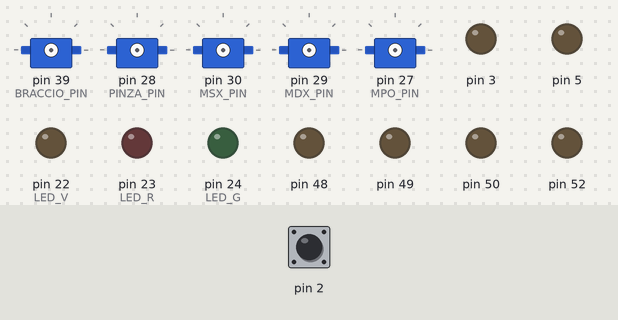
This program was run on a simulated Arduino Mega 2560, built with avr-gcc and run on an emulated ATmega2560. On the bench: 5 × servo, output pins drawn as LEDs (lit = HIGH). The inputs (shaded band) are chosen by the test bench; at power-on: pin 2 HIGH. What the program prints to the serial monitor is not drawn.

Above: at 0.1 s.
At 5.1 s:
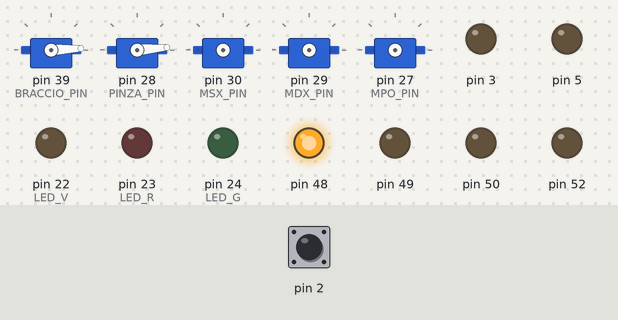
At 6.7 s:
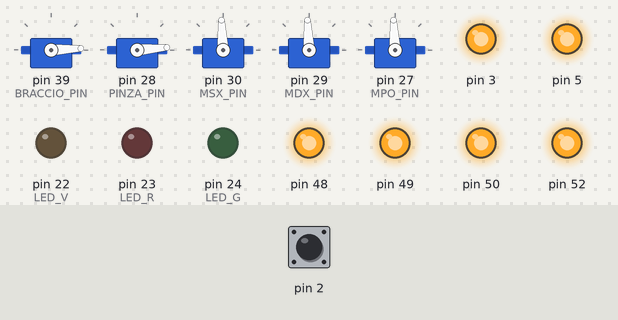
6.8 s: pin 2 pulled LOW for 0.15 s
Timing chart, 0 to 9.8 s (numbered marks = the images above; inputs shaded):
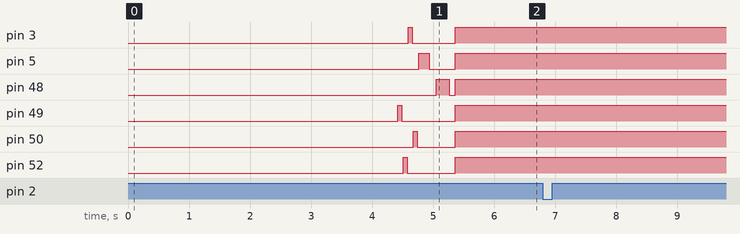

Measured:
- after the input at 6.8 s, every drawn part: stays the same

The program:

main.cpp
```cpp
#include <Arduino.h>
#include <sensorBoard.h>
#include <motori.h>
#include "robot.h"
#include "followLine.h"
#include "MultiClickButton.h"
#include "Funzioni.h"
#include <braccio.h>
#include <debug.h>
#include <lineLogic.h>
#include <tofManager.h>

BottomSensor IR_board;
Motori motori;
MultiClickButton button(BUTTON);
Braccio braccio;
tofManager tof_manager;

uint16_t timer = 0;  // Ridotto da long
uint16_t lastNoLineaTime = 0;  // Ridotto da long

void setup() {
    Serial.begin(115200);
    Serial1.begin(57600);
    Serial3.begin(115200);  // HC-05 a velocità massima

    // Inizializza il sistema di debug
    debug.begin(DEBUG_USB | DEBUG_BLUETOOTH);
    debug.setBluetoothSerial(&Serial3);

    // Inizializza il sensorBoard
    IR_board.start();
    debug.println("Sensor board inizializzata.");

    // Resetta lo stato PID
    resetPID();

    debug.println("Button inizializzato.");

    // Inizializza il button
    button.begin();

    // Configura il callback per il singolo click
    button.onSingleClick(singoloClick);
    button.onDoubleClick(doppioClick);
    button.onTripleClick(triploClick);

    braccio.init();
    debug.println("Braccio inizializzato.");

    tof_manager.init();
    debug.println("ToF Manager inizializzato.");

    motori.init();
    debug.println("Motori inizializzati.");

    braccio.riposo();

    motori.stop();

    pinMode(LED_R, OUTPUT);
    pinMode(LED_G, OUTPUT);
    pinMode(LED_V, OUTPUT);
}

void loop() {
    button.update();
/*
    // Controllo seriale Bluetooth
    if(Serial3.available()) {
        int valore = Serial3.read();
        if(valore == '1') {
            debug.println("Ricevuto comando 1");
            IR_board.utils.calibration();
        }
        else if(valore == '2') {
            // Azione per comando 2
            debug.println("Ricevuto comando 2");
            IR_board.utils.greenDxCalibration();
        }
        else if(valore == '3') {
            // Azione per comando 3
            debug.println("Ricevuto comando 3");
            IR_board.utils.greenSxCalibration();
        }
    }
*/
    if(!button.isPaused()) {
        gestisciLinea(statoLinea());
    }


}
```

robot.h
```cpp
#ifndef ROBOT_H
#define ROBOT_H

//================== COLLEGAMENTI DI I/O ===============================

// MOTORI - SERVO TRAZIONE
#define MSX_PIN         30          // Pin del motore sinistro
#define MDX_PIN         29          // Pin del motore destro
#define MPO_PIN         27          // Pin del motore posteriore

#define MSX_MIN         500         // Massima velocità indietro sinistro
#define MDX_MIN         500         // Massima velocità indietro destro
#define MPO_MIN         500         // Massima velocità indietro posteriore

#define MSX_MAX         2000        // Massima velocità avanti sinistro
#define MDX_MAX         2000        // Massima velocità avanti destro
#define MPO_MAX         2000        // Massima velocità avanti posteriore

#define MSX_ZEROMAX     1550        // Posizione stop motore sinistro
#define MDX_ZEROMAX     1550        // Posizione stop motore destro
#define MPO_ZEROMAX     1550        // Posizione stop motore posteriore

#define MSX_ZERO        1500        // Posizione stop motore sinistro
#define MDX_ZERO        1500        // Posizione stop motore destro
#define MPO_ZERO        1500        // Posizione stop motore posteriore

#define MSX_ZEROMIN     1450        // Posizione stop motore sinistro
#define MDX_ZEROMIN     1450        // Posizione stop motore destro
#define MPO_ZEROMIN     1450        // Posizione stop motore posteriore

#define MSX_INV         false       // Inversione direzione motore sinistro
#define MDX_INV         true        // Inversione direzione motore destro
#define MPO_INV         true       // Inversione direzione motore posteriore

#define BUTTON          2           // Pin del pulsante di interrupt

// LED
#define LED_R           23          // Pin LED rosso
#define LED_V           22          // Pin LED verde
#define LED_G           24          // Pin LED giallo

// SERVO BRACCIO E PINZA
#define PINZA_PIN       28          // Pin del servo pinza
#define BRACCIO_PIN     39          // Pin del servo braccio

#define PINZA_RIP       600         // Valore pinza in posizione di riposo
#define BRACCIO_RIP     570         // Valore braccio in posizione di riposo

#define BRACCIO_AVANTI  1500        // Valore braccio per affrontare le salite

// SENSORI
#define SW_ANT_DX       17          // Finecorsa anteriore destro
#define SW_ANT_SX       51          // Finecorsa anteriore sinistro
#define SENS_INCL       39          // Sensore di inclinazione
#define SENS_PINZA      31

// XSHUT Sensori VL53L0X
#define XSHUT_SX_ANT    52          // Pin XSHUT sensore anteriore sinistro
#define XSHUT_SX_POS    50          // Pin XSHUT sensore posteriore sinistro
#define XSHUT_DX_ANT    3           // Pin XSHUT sensore anteriore destro
#define XSHUT_DX_POS    5           // Pin XSHUT sensore posteriore destro
#define XSHUT_PALLINA   48          // Pin XSHUT sensore pallina
#define XSHUT_FRONT     49          // Pin XSHUT sensore frontale

const uint8_t ADDR_FRONT  = 0x30;
const uint8_t ADDR_ANTSX  = 0x31;
const uint8_t ADDR_ANTDX  = 0x32;
const uint8_t ADDR_POSSX  = 0x33;
const uint8_t ADDR_POSDX  = 0x36;  // Cambiato da 0x34 per evitare conflitti
const uint8_t ADDR_BALL   = 0x35;


//==========================================================================

// Costanti velocità motori
#define MAX_VELOCITY        1023    // Velocità massima motori
#define MIN_VELOCITY        0       // Velocità minima motori
#define DEFAULT_VELOCITY    800     // Velocità di default motori

// Costanti per stato della linea
#define LINEA           0   // Linea rilevata davanti al robot
#define COL_RILEVATO    1   // Colore della linea impostato rilevato
#define DOPPIO_VERDE    2   // Rilevato verde su entrambi i lati
#define VERDE_SX        3   // Rilevato verde a sinistra
#define VERDE_DX        4   // Rilevato verde a destra
#define NO_LINEA        5   // Nessuna linea rilevata davanti al robot

#endif
```

Funzioni.h
```cpp
/**
 * @file Funzioni.h
 * @brief Funzioni di utilità per la gestione degli eventi del pulsante e per la lettura dello stato della linea tramite i sensori.
 *
 * - Gestione callback per singolo, doppio e triplo click del pulsante.
 * - Funzione di stato per la linea (linea, nessuna linea, colore rilevato, verde SX/DX, doppio verde).
 *
 * Queste funzioni vengono richiamate nel main loop per gestire le azioni principali del robot in base agli input utente e ai sensori.
 */

#include <Arduino.h>
#include <motori.h>
#include <followLine.h>
#include <braccio.h>
#include <sensorBoard.h>
#include <robot.h>
#include <debug.h>

extern BottomSensor IR_board;
extern Motori motori;
extern Braccio braccio;


/**
 * @brief Funzione chiamata al singolo click del pulsante.
 */
void singoloClick() {
    debug.println("Pressione singola rilevata!");
    motori.stop();
    braccio.riposo();
    resetPID();
}

/**
 * @brief Funzione chiamata al doppio click del pulsante.
 */
void doppioClick() {
    // Azione da eseguire al doppio click del pulsante
    debug.println("Pulsante premuto due volte!");
    IR_board.utils.calibration();
    resetPID();
}

/**
 * @brief Funzione chiamata al triplo click del pulsante.
 */
void triploClick() {
    // Azione da eseguire al triplo click del pulsante
    debug.println("Pulsante premuto tre volte!");
    IR_board.utils.greenDxCalibration();
    resetPID();
}
```
